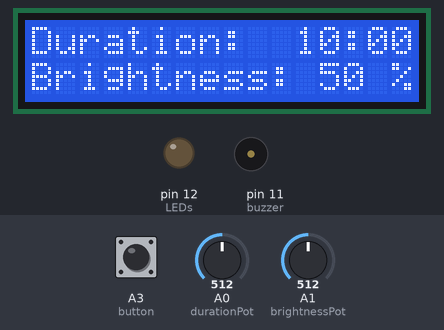
The sketch below on a simulated Arduino Uno, built with avr-gcc and run on an emulated ATmega328P. Shown: 16×2 character LCD, output pins drawn as LEDs (lit = HIGH), buzzer (waves = sounding). Inputs (shaded band) come from the test bench; at power-on: A3 (button) LOW, A0 (durationPot) = 512, A1 (brightnessPot) = 512.

Above: at 3.6 s.
3.7 s: A3 (button) pulled HIGH for 0.15 s
At 3.9 s:
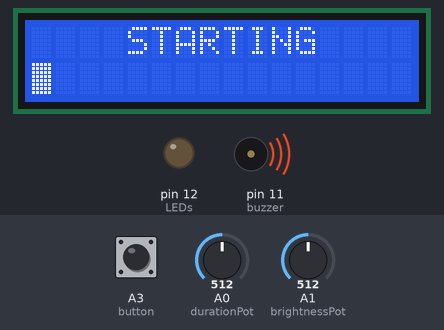
4.4 s: A3 (button) pulled HIGH for 3.2 s
At 6.5 s:
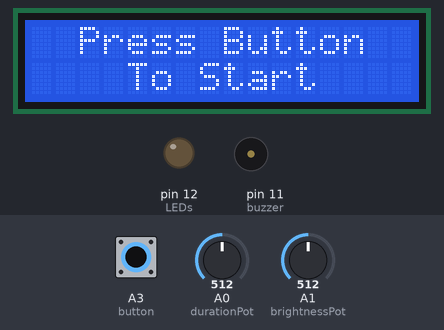
At 9.0 s:
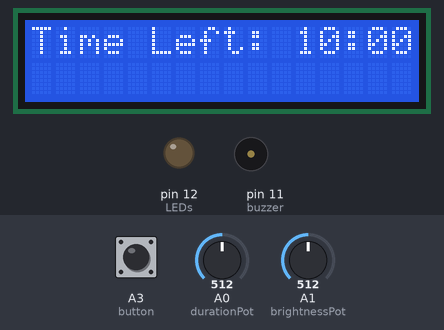
Timing chart, 0 to 10.5 s (numbered marks = the images above; inputs shaded):
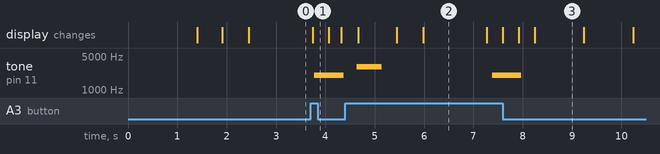

Measured:
- after the input at 3.7 s, tone on pin 11 (buzzer): silent → 2000 Hz after 0.08 s, → silent 0.59 s later; the display: changes after 0.05 s (image 1)
- after the input at 4.4 s, tone on pin 11 (buzzer): silent → 3000 Hz after 0.24 s, → silent 0.50 s later, → 2000 Hz 2.2 s later, → silent 0.59 s later; the display: first changes after 0.27 s (image 2 shows a later state)
- what the display in image 2 shows lasts 1.3 s, from 6.0 s to 7.3 s
- what the display in image 3 shows lasts 1.0 s, from 8.2 s to 9.2 s

The sketch:

Homebrew_PCB_Exposure_Box_Using_An_Old_Printer_Scanner.ino
```cpp
// Homebrew PCB Exposure Box Using An Old Printer Scanner
// Evtech | @earldanielph
// beacons.page/evtech

#include <Wire.h>
#include <LiquidCrystal_I2C.h>
LiquidCrystal_I2C lcd(0x27, 16, 2);

#define LEDs 12
#define buzzer 11
#define button A3
#define durationPot A0
#define brightnessPot A1

int
maxTime = 1200,
buzzerFreq = 1000,
glowDelay = 10;

float
timeLeftBarPercent = 0.00,
durationSecFloat = 0.00,
durationSecSelect = 0.00;
int
whitePWM = 0,
duration = 0,
durationSec = 0,
brightness = 0,
brightnessPercent = 0,
brightnessPWM = 0,
seconds = 0,
minutes = 0,
exposureLoop = 0,
startupLoop = 0;
unsigned long previousMillis = 0;
const long interval = 1000;
char timeMinSec[16];

void setup(){
  Wire.begin();
  pinMode(LEDs, OUTPUT);
  pinMode(buzzer, OUTPUT);
  lcd.init();
  lcd.backlight();
  lcd.clear();

  brightnessPWM = map(analogRead(brightnessPot),0,1023,0,255);

  while(digitalRead(button)==LOW){
    lcd.setCursor(0,0);lcd.print("  Homebrew PCB  ");
    lcd.setCursor(0,1);lcd.print("  Exposure Box  ");
    for (int i=0; i <= brightnessPWM; i++){
      analogWrite(LEDs,i);
      delay(glowDelay);
    }
    lcd.clear();
    lcd.setCursor(0, 0);lcd.print("Firmware Version");delay(500);
    lcd.setCursor(3, 1);lcd.print("Evtech v.1");delay(500);
    break;
  }
  lcd.clear();
}

void loop(){
  duration = analogRead(durationPot);
  durationSec = map(duration,0,1023,0, maxTime);

  brightness = analogRead(brightnessPot);
  brightnessPercent = map(brightness,0,1023,0,100);
  brightnessPWM = map(brightness,0,1023,0,255);

  analogWrite(LEDs,brightnessPWM);

  minutes = durationSec/60;
  seconds = durationSec%60;

  lcd.setCursor(0,0);lcd.print("Duration: ");
  sprintf(timeMinSec,"%0.2d:%0.2d",minutes,seconds);
  lcd.setCursor(11,0);lcd.print(timeMinSec);

  if(brightnessPercent<100){
    lcd.setCursor(14, 1);
    lcd.print(" ");
  }

  lcd.setCursor(0, 1);
  lcd.print("Brightness:     ");
  lcd.setCursor(12, 1);
  lcd.print(brightnessPercent);
  lcd.setCursor(15, 1);
  lcd.print("%");

  if (digitalRead(button)==HIGH){
    durationSecSelect = durationSec;
    durationSecFloat = durationSec;

    lcd.clear();
    lcd.setCursor(0,0);lcd.print("    STARTING    ");
    lcd.setCursor(0, 1);
    for (int i=0; i <= 15; i++){
      lcd.print((char) 255);delay(35);
      tone(buzzer, buzzerFreq*2, 50);
    }
    lcd.print((char) 255);
    delay(300);
    analogWrite(LEDs,brightnessPWM);

    lcd.clear();
    lcd.setCursor(0, 0);
    lcd.print("Time Left: ");

    while(exposureLoop==0){

      timeLeftBarPercent = 100*(durationSecFloat/durationSecSelect);

      unsigned long currentMillis = millis();
      if (currentMillis - previousMillis >= interval){
        previousMillis = currentMillis;

        minutes = durationSec/60;
        seconds = durationSec%60;

        sprintf(timeMinSec,"%0.2d:%0.2d", minutes, seconds);
        lcd.setCursor(11, 0);
        lcd.print(timeMinSec);

        if(timeLeftBarPercent<2)        {for (int v=0; v <= 15; v++){lcd.setCursor(v, 1);lcd.print((char) 255);}}
        else if(timeLeftBarPercent<6.25){for(int v=0; v <= 14; v++){lcd.setCursor(v, 1);lcd.print((char) 255);}}
        else if(timeLeftBarPercent<12.5){for(int v=0; v <= 13; v++){lcd.setCursor(v, 1);lcd.print((char) 255);}}
        else if(timeLeftBarPercent<18.75){for(int v=0; v <= 12; v++){lcd.setCursor(v, 1);lcd.print((char) 255);}}
        else if(timeLeftBarPercent<25)   {for (int v=0; v <= 11; v++){lcd.setCursor(v, 1);lcd.print((char) 255);}}
        else if(timeLeftBarPercent<31.25){for(int v=0; v <= 10; v++){lcd.setCursor(v, 1);lcd.print((char) 255);}}
        else if(timeLeftBarPercent<37.5) {for(int v=0; v <= 9; v++){lcd.setCursor(v, 1);lcd.print((char) 255);}}
        else if(timeLeftBarPercent<43.75){for(int v=0; v <= 8; v++){  lcd.setCursor(v, 1);lcd.print((char) 255);}}
        else if(timeLeftBarPercent<50)   {for(int v=0; v <= 7; v++){  lcd.setCursor(v, 1);lcd.print((char) 255);}}
        else if(timeLeftBarPercent<56.25){for(int v=0; v <= 6; v++){  lcd.setCursor(v, 1);lcd.print((char) 255);}}
        else if(timeLeftBarPercent<62.5) {for(int v=0; v <= 5; v++){  lcd.setCursor(v, 1);lcd.print((char) 255);}}
        else if(timeLeftBarPercent<68.75){for (int v=0; v <= 4; v++){lcd.setCursor(v, 1);lcd.print((char) 255);}}
        else if(timeLeftBarPercent<75)   {for (int v=0; v <= 3; v++){lcd.setCursor(v, 1);lcd.print((char) 255);}}
        else if(timeLeftBarPercent<81.25){for (int v=0; v <= 2; v++){lcd.setCursor(v, 1);lcd.print((char) 255);}}
        else if(timeLeftBarPercent<87.5) {for (int v=0; v <= 1; v++){lcd.setCursor(v, 1);lcd.print((char) 255);}}
        else if(timeLeftBarPercent<93.75){lcd.setCursor(0, 1);lcd.print((char) 255);}
        durationSec--;
        durationSecFloat--;
      }

      if(durationSec<=0){
        digitalWrite(LEDs,LOW);
        tone(buzzer,3000,500);
        lcd.setCursor(0,0);lcd.print("    Exposure    ");
        lcd.setCursor(0,1);lcd.print("    Finished    ");
        delay(500);lcd.clear();
        lcd.setCursor(0,0);lcd.print("  Press Button  ");
        lcd.setCursor(0,1);lcd.print("    To Start    ");
        delay(500);
        while(digitalRead(button)==LOW){}
        for (int i=0; i <= 255; i++){
          analogWrite(LEDs,i);
          delay(glowDelay);
        }
        lcd.clear();
        exposureLoop=1;
      }
      else if(digitalRead(button)==HIGH){
        digitalWrite(LEDs,LOW);
        tone(buzzer,3000,500);
        lcd.setCursor(0,0);lcd.print("   Cancelling   ");
        lcd.setCursor(0,1);lcd.print("    Process!    ");
        delay(750);
        lcd.setCursor(0,0);lcd.print("    Exposure    ");
        lcd.setCursor(0,1);lcd.print("    Finished    ");
        delay(500);lcd.clear();
        lcd.setCursor(0,0);lcd.print("  Press Button  ");
        lcd.setCursor(0,1);lcd.print("    To Start    ");

        while(digitalRead(button)==LOW){}
        for (int i=0;i<=brightnessPWM;i++){
          analogWrite(LEDs,i);
          delay(glowDelay);
        }
        lcd.clear();
        exposureLoop=1;
      }
    }
    exposureLoop=0;
  }
  delay(20);
}

// Homebrew PCB Exposure Box Using An Old Printer Scanner
// Evtech | @earldanielph
// beacons.page/evtech
```
